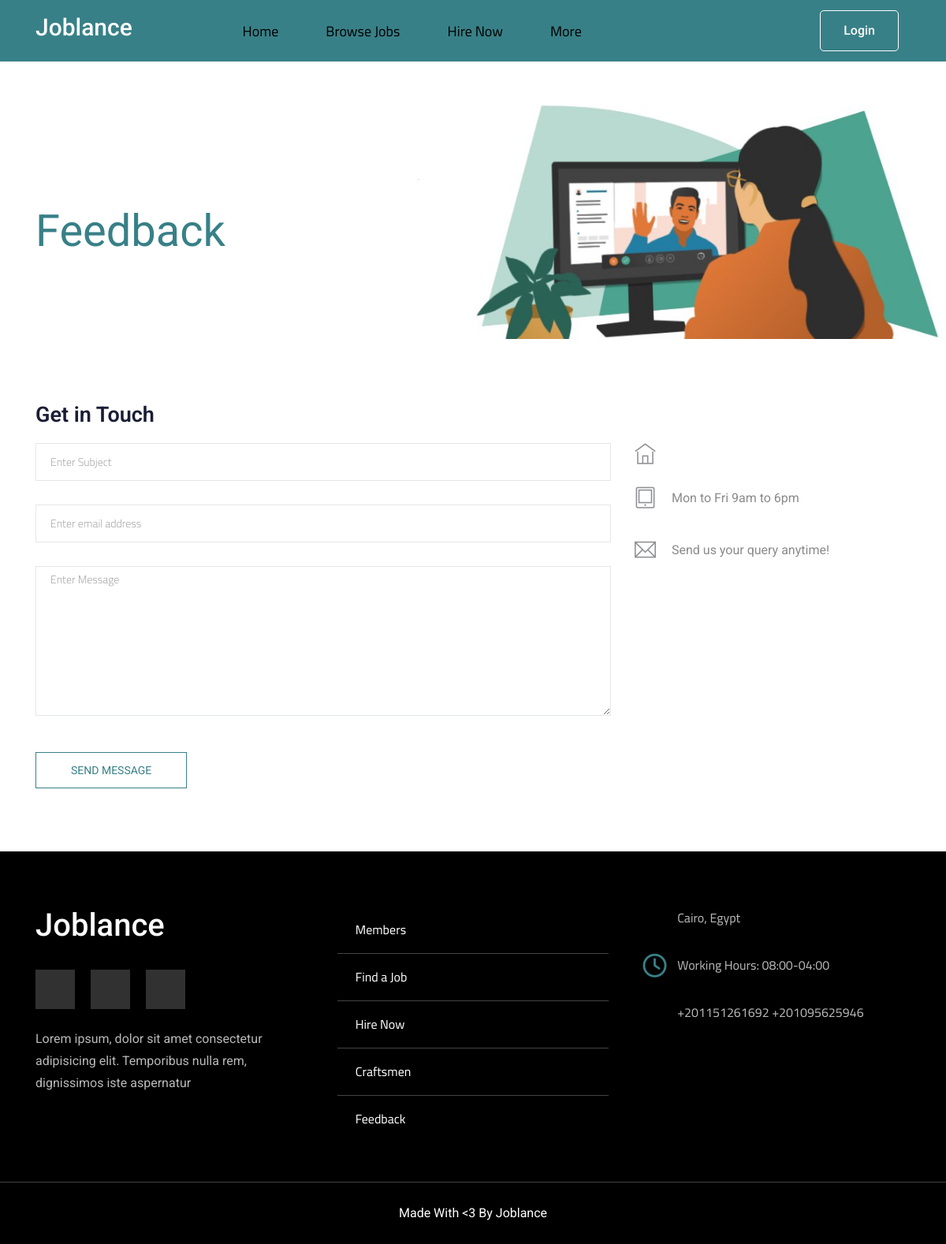
Before: /feedback with the older database file.
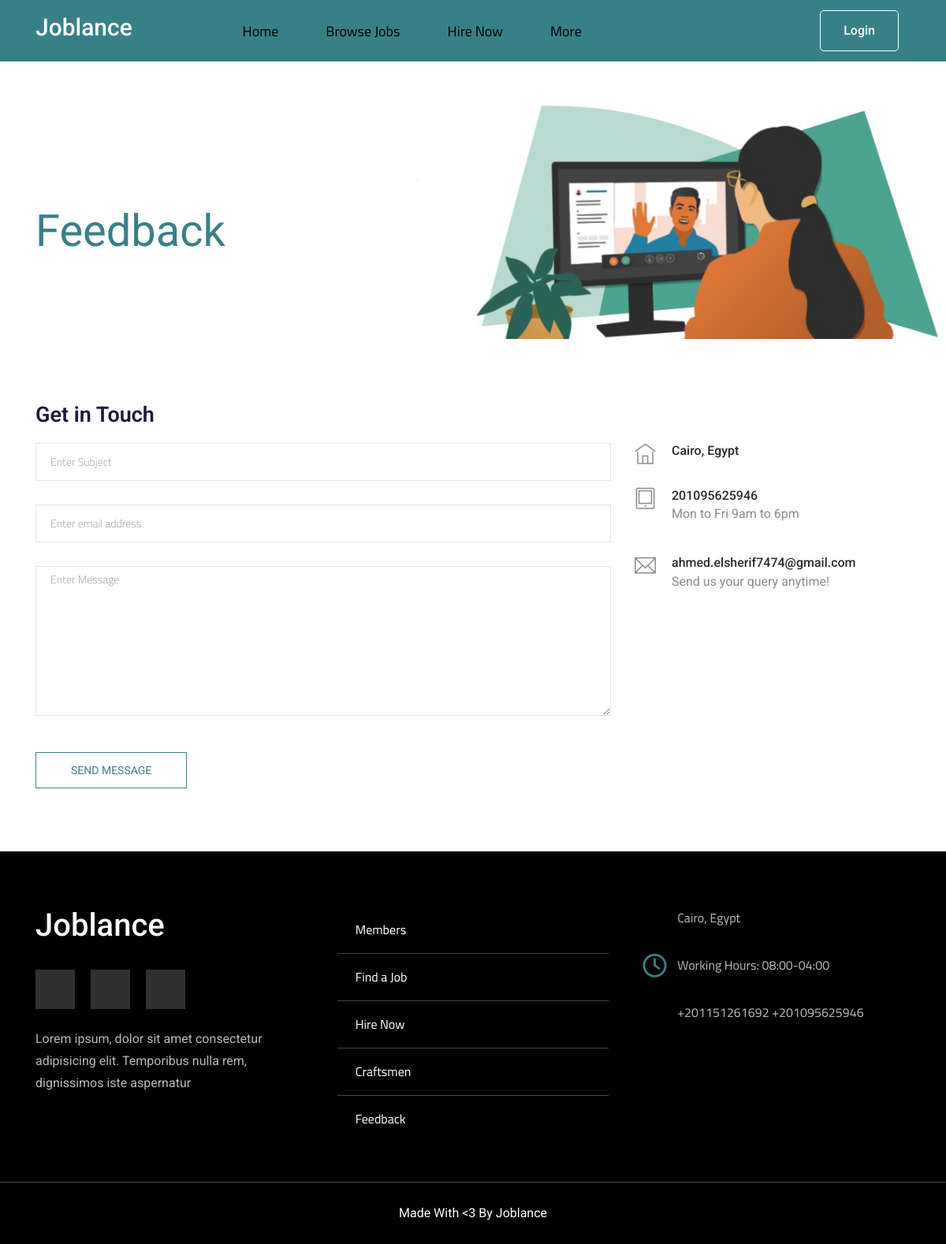
After: the same page with the newer database file.
### pages/models.py (models this page shows, shortened)
class Info(models.Model):
    place = models.CharField(max_length=50)
    phone_number  = models.CharField(max_length=20)
    email = models.EmailField(max_length=254)
    class Meta:
        verbose_name = ("Info")
        verbose_name_plural = ("Infos")

### pages/views.py (the view, shortened to what this page needs)
# urls.py: path('feedback', views.send_message, name='feedback'),]
def send_message(request):
    myinfo = Info.objects.first()
    return render(request, 'pages/feedback.html', {'myinfo':myinfo})

### pages/templates/pages/feedback.html (shortened to what this page needs)
{% load static %}
{% load bootstrap4 %}
<!doctype html>
<html class="no-js" lang="zxx">
<head>
    <link rel="stylesheet" href="{% static 'css/bootstrap.min.css'%}">
    <link rel="stylesheet" href="{% static 'css/owl.carousel.min.css'%}">
    <link rel="stylesheet" href="{% static 'css/magnific-popup.css'%}">
    <link rel="stylesheet" href="{% static 'css/font-awesome.min.css'%}">
    <link rel="stylesheet" href="{% static 'css/themify-icons.css'%}">
    <link rel="stylesheet" href="{% static 'css/nice-select.css'%}">
    <link rel="stylesheet" href="{% static 'css/flaticon.css'%}">
    <link rel="stylesheet" href="{% static 'css/jquery-ui.css'%}">
    <link rel="stylesheet" href="{% static 'css/gijgo.css'%}">
    <link rel="stylesheet" href="{% static 'css/animate.min.css'%}">
    <link rel="stylesheet" href="{% static 'css/slicknav.css'%}">
    <link rel="stylesheet" href="{% static 'css/style.css'%}">
    <link rel="stylesheet" href="{% static 'css/normalize.css' %}">
    <link rel="stylesheet" href="{% static 'css/morsy.css' %}">
    <link rel="stylesheet" href="{% static 'css/morsy.min.css' %}">
</head>
<body>
    <Header>
        <div class="container">
            <a href="{% url 'pages:index' %}" class="logo">
                <h2 style="color: #fff;">Joblance</h2>
            </a>
            <ul class="links">
                <li><a href="{% url 'pages:home' %}">Home</a></li>
                <li><a href="{% url 'jobs:job_list' %}">Browse Jobs</a></li>
                <li><a href="#others profile from ahmed sharaf">Hire Now</a></li>
                <li>
                    <a href="#" class="io">More</a>
                </li>
            </ul>
            <div class="col-xl-3 col-lg-3 d-none d-lg-block">
                <div class="Appointment">
                    {% if request.user.is_authenticated %}
                    <div class="d-none d-lg-block">
                        <a class="boxed-btn3" href="{% url 'profiles:profile' %}" style="float: right;">profile</a>
                    </div>
                    {% else %}
                    <div class="d-none d-lg-block">
                        <a class="boxed-btn3" href="{% url 'registration:signin' %}" style="float: right;">Login</a>
                    </div>
                    {% endif %}
                </div>
            </div>
        </div>
    </Header>
    <div class="bradcam_area bradcam_bg_1">
        <div class="container">
            <div class="row">
                <div class="col-xl-12">
                    <div class="bradcam_text">
                        <h3>Feedback</h3>
                    </div>
                </div>
            </div>
        </div>
    </div>
  <section class="contact-section section_padding">
    <div class="container">
      <div class="row">
        <div class="col-12">
          <h2 class="contact-title">Get in Touch</h2>
        </div>
        <div class="col-lg-8">
          <form class="form-contact contact_form" method="post">
            <div class="row">
                <div class="col-12">
                    <div class="form-group">
                      <input class="form-control" name="subject" id="subject" type="text" onfocus="this.placeholder = ''" onblur="this.placeholder = 'Enter Subject'" placeholder = 'Enter Subject'>
                    </div>
                  </div>
                  <div class="col-sm-12">
                    <div class="form-group">
                      <input class="form-control" name="email" id="email" type="email" onfocus="this.placeholder = ''" onblur="this.placeholder = 'Enter email address'" placeholder = 'Enter email address'>
                    </div>
                  </div>
              <div class="col-12">
                <div class="form-group">
                    <textarea class="form-control w-100" name="message" id="message" cols="30" rows="9" onfocus="this.placeholder = ''" onblur="this.placeholder = 'Enter Message'" placeholder = 'Enter Message'></textarea>
                </div>
              </div>
            </div>
            <div class="form-group mt-3">
              <button type="submit" class="button button-contactForm btn_4 boxed-btn">Send Message</button>
            </div>
          </form>
        </div>
        <div class="col-lg-4">
          <div class="media contact-info">
            <span class="contact-info__icon"><i class="ti-home"></i></span>
            <div class="media-body">
              <h3>{{myinfo.place}}</h3>
            </div>
          </div>
          <div class="media contact-info">
            <span class="contact-info__icon"><i class="ti-tablet"></i></span>
            <div class="media-body">
              <h3>{{myinfo.phone_number}}</h3>
              <p>Mon to Fri 9am to 6pm</p>
            </div>
          </div>
          <div class="media contact-info">
            <span class="contact-info__icon"><i class="ti-email"></i></span>
            <div class="media-body">
              <h3>{{myinfo.email}}</h3>
              <p>Send us your query anytime!</p>
            </div>
          </div>
        </div>
      </div>
    </div>
  </section>
    <footer>
        <div class="container">
            <div class="box">
               <h3 style="color: #fff;">Joblance</h3>
               <br>
               <ul class="social">
                <li>
                    <a href="#" class="facebook">
                        <i class="fab fa-facebook-f"></i>
                    </a>
                </li>
                <li>
                    <a href="#" class="twitter">
                        <i class="fab fa-twitter"></i>
                    </a>
                </li>
                <li>
                    <a href="#" class="youtube">
                        <i class="fab fa-youtube"></i>
                    </a>
                </li>
               </ul>
               <br>
                <p class="text">
                    Lorem ipsum, dolor sit amet consectetur adipisicing elit. Temporibus nulla rem, dignissimos iste aspernatur
                </p>
            </div>
            <div class="box">
                <ul class="links">
                    <li>
                        <a href="{% url 'features:members' %}">Members</a>
                    </li>
                    <li>
                        <a href="{% url 'jobs:job_list' %}">Find a Job</a>
                    </li>
                    <li>
                        <a href="#others profile from ahmed sharaf">Hire Now</a>
                    </li>
                    <li>
                        <a href="#craftspage from mohamed">Craftsmen</a>
                    </li>
                    <li>
                        <a href="{% url 'pages:feedback' %}">Feedback</a>
                    </li>
                </ul>
            </div>
            <div class="box">
                <div class="line">
                    <i class="fas fa-map-marker-alt fa-fw"></i>
                    <div class="info">
                    Cairo, Egypt
                    </div>
                </div>
                <div class="line">
                        <i class="far fa-clock fa-fw"></i>
                        <div class="info">
                            Working Hours: 08:00-04:00
                        </div>
                </div>
                <div class="line">
                    <i class="fas fa-phone-volume fa-fw"></i>
                    <div class="info">
                        +201151261692
                        +201095625946
                    </div>
                </div>
            </div>
        </div>
        <p class="copyright">Made With &lt;3 By Joblance</p>
    </footer>
    </body>
    </html>

### static/css/morsy.css (style rules this page uses)
:root { --main-color: #388087; --main-color-alt: #BADFE7; --main-transition: 0.3s ; --padding-top-section : 100px ; --padding-bottom-section: 100px; --section-background: #1fb38e; }
* { -webkit-box-sizing: border-box; -moz-box-sizing: border-box; box-sizing: border-box; }
html { scroll-behavior: smooth; }
body { font-family: 'Cairo', sans-serif; }
a { text-decoration: none; }
ul { list-style: none; list-style: none; margin: 0; padding: 0; }
.container { padding-left: 15px; padding-right: 15px; margin-left: auto; margin-right: auto; }
@media (min-width: 768px) { .container { width: 750px; } }
@media (min-width: 992px) { .container { width: 970px; } }
@media (min-width: 1200px) { .container { width: 1170px; } }
header { position: relative; box-shadow: 0 0 10px #2c8c6a; background-color: #388087; }
header .container { display: flex; justify-content: space-between; align-items: center; flex-wrap: wrap; position: relative; }
header .links { display: flex; }
header .logo { color: var(--main-color); font-size: 26px; font-weight: bold; height: 78.4px; display: flex; justify-content: center; align-items: center; }
header .links > li > a { position: relative; color: black; font-size: 18px; display: flex; justify-content: center; align-items: center; padding: 0 30px; height: 78.4px; transition: var(--main-transition); -webkit-transition: var(--main-transition); -moz-transition: var(--main-transition); -ms-transition: var(--main-transition); -o-transition: var(--main-transition); overflow: hidden; }
header .links > li > a::before { content: ""; position: absolute; background-color: var(--main-color); width: 100%; height: 4px; top: 0; left: -100%; transition: var(--main-transition); -webkit-transition: var(--main-transition); -moz-transition: var(--main-transition); -ms-transition: var(--main-transition); -o-transition: var(--main-transition); }
.testimonials .box:hover .job , p { color: white; }
footer { background-color: black; padding: 70px 0 0; }
footer .container { display: grid; grid-template-columns: repeat(auto-fill, minmax(250px, 1fr)); gap: 40px; }
footer .box { color: white; }
footer .box h3 { font-size: 40px; }
footer .box .social { display: flex; gap: 20px; }
footer .box .social li a { background-color: #313131; display: flex; width: 50px; height: 50px; align-items: center; justify-content: center; color: white; transition: var(--main-transition); -webkit-transition: var(--main-transition); -moz-transition: var(--main-transition); -ms-transition: var(--main-transition); -o-transition: var(--main-transition); }
footer .box .text { color: #b9b9b9; list-style: 2; }
footer .box .links li { padding: 17px 0; transition: var(--main-transition); -webkit-transition: var(--main-transition); -moz-transition: var(--main-transition); -ms-transition: var(--main-transition); -o-transition: var(--main-transition); }
footer .box .links li:not(:last-child) { border-bottom: 1px solid #444; }
footer .box .links li a { color: white; position: relative; transition: var(--main-transition); -webkit-transition: var(--main-transition); -moz-transition: var(--main-transition); -ms-transition: var(--main-transition); -o-transition: var(--main-transition); }
footer .box .links li a::before { font-family: "Font Awesome 5 Free"; content: "\F101"; font-weight: 900; margin-right: 10px; color: var(--main-color) }
footer .box .line { display: flex; color: #b9b9b9; margin-bottom: 30px; align-items: center; }
footer .box .line i { margin-right: 10px; font-size: 30px; color: var(--main-color); }
footer .box .line .info { line-height: 1.7; flex: 1; }
footer .copyright { padding: 25px 0; text-align: center; margin: 50px 0 0; border-top: 1px solid #444; }

Changed rows visible on the page:
added Info: place "Cairo, Egypt", phone_number "201095625946", email "ahmed.elsherif7474@gmail.com"
